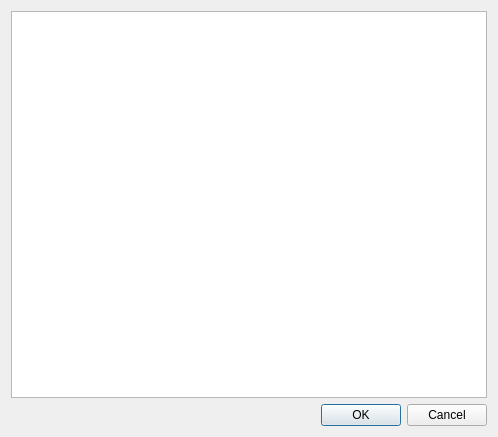
<?xml version="1.0" encoding="UTF-8"?>
<ui version="4.0">
 <class>Dialog</class>
 <widget class="QDialog" name="Dialog">
  <property name="geometry">
   <rect>
    <x>0</x>
    <y>0</y>
    <width>498</width>
    <height>437</height>
   </rect>
  </property>
  <property name="windowTitle">
   <string>Dialog</string>
  </property>
  <layout class="QVBoxLayout" name="verticalLayout">
   <item>
    <widget class="QTreeView" name="treeView_projectFolder"/>
   </item>
   <item>
    <widget class="QDialogButtonBox" name="buttonBox">
     <property name="orientation">
      <enum>Qt::Horizontal</enum>
     </property>
     <property name="standardButtons">
      <set>QDialogButtonBox::Cancel|QDialogButtonBox::Ok</set>
     </property>
    </widget>
   </item>
  </layout>
 </widget>
 <resources/>
 <connections>
  <connection>
   <sender>buttonBox</sender>
   <signal>accepted()</signal>
   <receiver>Dialog</receiver>
   <slot>accept()</slot>
   <hints>
    <hint type="sourcelabel">
     <x>248</x>
     <y>254</y>
    </hint>
    <hint type="destinationlabel">
     <x>157</x>
     <y>274</y>
    </hint>
   </hints>
  </connection>
  <connection>
   <sender>buttonBox</sender>
   <signal>rejected()</signal>
   <receiver>Dialog</receiver>
   <slot>reject()</slot>
   <hints>
    <hint type="sourcelabel">
     <x>316</x>
     <y>260</y>
    </hint>
    <hint type="destinationlabel">
     <x>286</x>
     <y>274</y>
    </hint>
   </hints>
  </connection>
 </connections>
</ui>
